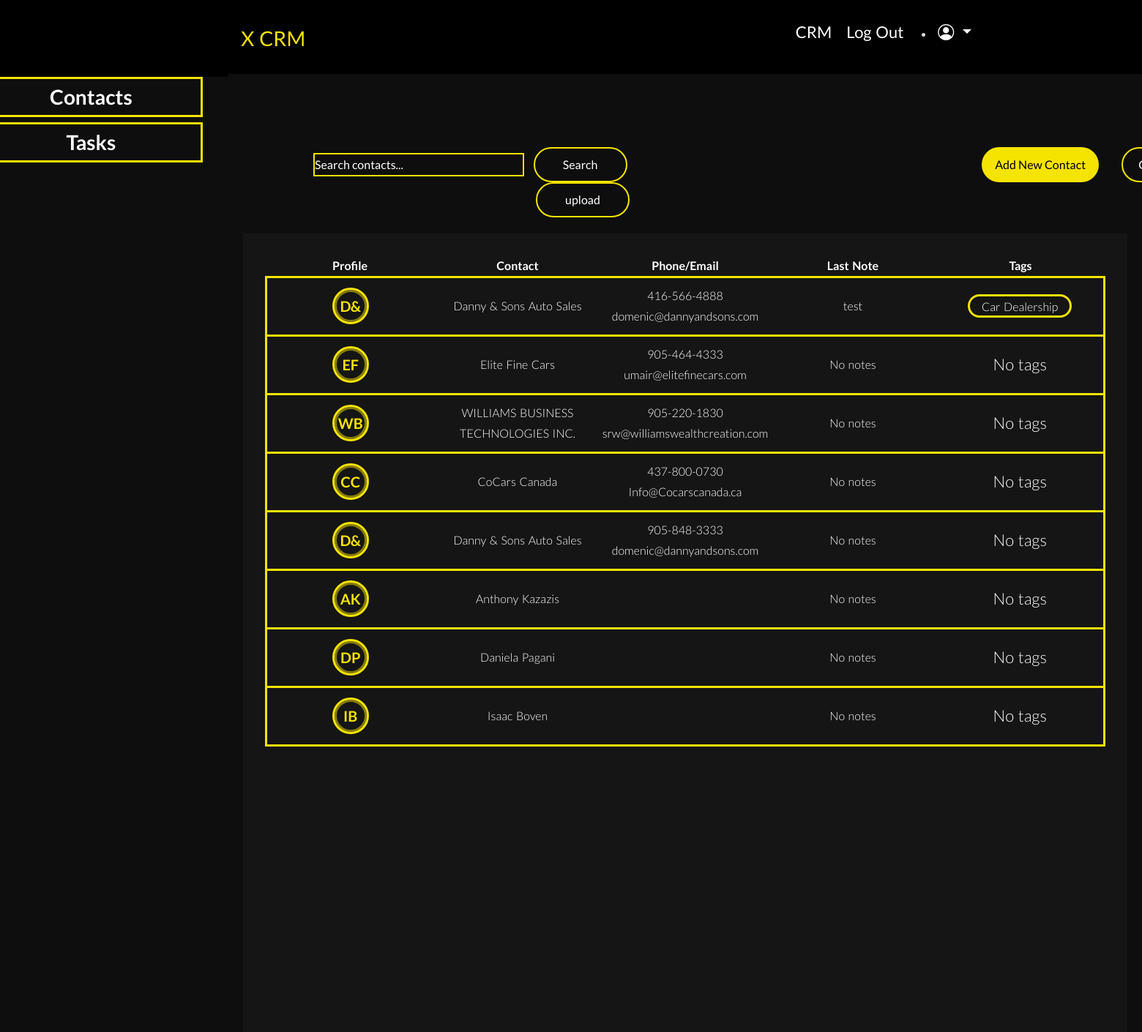
The app's page /CRM (signed in) with its own data.
### my_package/models.py (models this page shows)
class CRM(db.Model):
    __tablename__ = 'CRM'
    id = db.Column(db.Integer, primary_key=True)
    contactname = db.Column(db.String(10000))
    date = db.Column(db.DateTime(timezone=True), default=func.now())
    user_id = db.Column(db.Integer, db.ForeignKey('user.id'))
    Contact = db.Column(db.String(10000))
    PhoneEmail = db.Column(db.String(10000))
    tags = db.relationship('Tags', secondary=crm_tags, lazy='subquery', back_populates='contacts')
    notes = db.relationship('Note', backref='contact', lazy=True)
    user = db.relationship('User', back_populates='crm')
    contactlastname = db.Column(db.String(10000))
    contactbillingaddress = db.Column(db.String(10000))
    contactbillingaddresscity = db.Column(db.String(10000))
    contactbillingaddressstate = db.Column(db.String(10000))
    contactbillingaddresscountry = db.Column(db.String(10000))
    contactbillingaddresszip = db.Column(db.String(10000))
    leadstatus = db.Column(db.String(10000))
    contactemail = db.Column(db.String(10000))
    contactphone = db.Column(db.String(10000))
    contactcompany = db.Column(db.String(10000))
    organization_id = db.Column(db.Integer, db.ForeignKey('organization.id'))
    organization = db.relationship('Organization', back_populates='contacts')

class Note(db.Model):
    id = db.Column(db.Integer, primary_key=True)
    content = db.Column(db.String(10000))
    created_at = db.Column(db.DateTime(timezone=True), default=func.now())
    contact_id = db.Column(db.Integer, db.ForeignKey('CRM.id'))
    due_date = db.Column(db.DateTime(timezone=True), nullable=True)
    organization_id = db.Column(db.Integer, db.ForeignKey('organization.id'))
    organization = db.relationship('Organization', back_populates='notes')
    assigned_to = db.Column(db.Integer, db.ForeignKey('user.id'))

class Tags(db.Model):
    __tablename__ = 'Tags'
    id = db.Column(db.Integer, primary_key=True)
    name = db.Column(db.String(50), unique=True, nullable=False)
    contacts = db.relationship('CRM', secondary=crm_tags, lazy='subquery', back_populates='tags')

### app.py (the view, shortened to what this page needs)
@app.route('/CRM', methods=['GET', 'POST'])
@login_required
def crm():
    search_query = request.args.get('search', '').strip()
    page = request.args.get('page', 1, type=int)
    query = CRM.query.filter_by(organization_id=current_user.organization_id)
    contacts = (query
                .join(Note, isouter=True)  # Use outerjoin if you are using older SQLAlchemy
                .order_by(CRM.id, desc(Note.created_at))
                .paginate(page=page, per_page=10, error_out=False))
    latest_notes = {}
    for contact in contacts.items:
        if contact.notes:
            latest_notes[contact.id] = contact.notes[0].content
    next_url = url_for('crm', page=contacts.next_num, search=search_query) if contacts.has_next else None
    prev_url = url_for('crm', page=contacts.prev_num, search=search_query) if contacts.has_prev else None
    current_page = contacts.page
    total_pages = contacts.pages
    pages_to_show = 5
    pages = [page for page in range(current_page, min(current_page + pages_to_show, total_pages + 1))]
    print("Contacts to be rendered: ", contacts.items)
    print(f"Pages list before rendering: {pages}")
    return render_template('crm.html', contacts=contacts.items, latest_notes=latest_notes, next_url=next_url, prev_url=prev_url, pages=pages, total_pages=total_pages, user=current_user, current_page=current_page)

### app.py (called while the page is built)
@login_manager.user_loader
def load_user(id):
    return User.query.get(int(id))

### my_package/templates/crm.html (shortened to what this page needs)
{% extends 'layout.html' %} {% block content %}
<div class="crm-page">
    <div class="crm-menu">
        <div class="contacts-block">
            <a class="contacts-link" href="/CRM">
                <span class="contacts">Contacts</span>
            </a>
        </div>
        <div class="contacts-block">
            <a class="contacts-link" href="/upcoming_due_dates">
                <span class="contacts">Tasks</span>
            </a>
        </div>
    </div>
    <div class="crm-inner-page">
        <div class="crm-upper-static">
            <div class="crm-search-bar">
                <form action="/CRM" method="get" id="search-form">
                    <input type="text" name="search" id="search-input" placeholder="Search contacts..." value="{{ request.args.get('search', '') }}">
                    <button class="search-button" type="submit">Search</button>
                </form>
            </div>
            <a href="{{ url_for('new_contact') }}"><button class="add-new-contact-btn">Add New Contact</button></a>
            <form method="POST" enctype="multipart/form-data">
                <input class="upload-csv" type="file" name="csv" accept=".csv, .xlsx">
                <input class="upload" type="submit" value="upload">
            </form>
        </div>
        <div class="crm-contacts">
            <table class="contacts-section" id="contacts-table">
                <tr class="crm-header">
                    <th class="crm-header-item">Profile</th>
                    <th class="crm-header-item"> Contact</th>
                    <th class="crm-header-item">Phone/Email</th>
                    <th class="crm-header-item">Last Note</th>
                    <th class="crm-header-item">Tags</th>
                </tr>
                {% for contact in contacts %}
                    {% if contact.user.organization_id == current_user.organization_id %}
                    <tr class="crm-info-row" data-href="{{ url_for('contact_detail', id=contact.id) }}">
                        <td class="crm-info">
                        {% set initials = '' %}
                        {% if contact.Contact %}
                            {% set names = contact.Contact.split(' ') %}
                            {% set initials = names[0][0].upper() if names[0] else '' %}
                            {% set initials = initials + (names[1][0].upper() + names[2][0].upper() if names|length > 2 and names[1] else (names[1][0].upper() if names|length > 1 and names[1] else names[0][-1].upper())) %}
                        {% elif contact.contactcompany %}
                            {% set names = contact.contactcompany.split(' ') %}
                            {% set initials = names[0][0].upper() if names[0] else '' %}
                            {% set initials = initials + (names[1][0].upper())%}
                        {% elif contact.contactfirstname and contact.contactlastname %}
                            {% set initials = contact.contactfirstname[0].upper() + contact.contactlastname[0].upper() %}
                        {% elif contact.contactfirstname %}
                            {% set initials = contact.contactfirstname[0].upper() + contact.contactfirstname[-1].upper() %}
                        {% elif contact.contactlastname %}
                            {% set initials = contact.contactlastname[0].upper() + contact.contactlastname[-1].upper() %}
                        {% else %}
                            {% set initials = 'XX' %}
                        {% endif %}
                        <div class="center-div">
                            <a class='contact-link' href="{{ url_for('contact_detail', id=contact.id) }}">
                                <div class="profile-picture" data-initial="{{ initials }}"></div>
                            </a>
                        </div>
                    </td>
                    <td class="crm-info">
                        <a class='contact-link' href="{{ url_for('contact_detail', id=contact.id) }}">
                        {% if contact.contactfirstname and contact.contactlastname%}
                            {{ contact.contactfirstname }}
                        {% elif contact.contactcompany %}
                        {{ contact.contactcompany }}
                        {% else %}
                            {{ contact.Contact }}
                        {% endif %}
                        </a>
                    </td>
                    <td class="crm-info"><a class='contact-link' href="{{ url_for('contact_detail', id=contact.id) }}">{{ contact.contactphone }}<br>{{ contact.contactemail }}</a></td>
                    <td class="crm-info">
                        {{ latest_notes.get(contact.id, "No notes") }}
                    </td>
                    <td class="crm-info">
                        <ul class="tag-list">
                            {% for tag in contact.tags %}
                                <a class="tag-btn">{{ tag.name }}</a>
                            {% else %}
                                <p class="tag-btn-none">No tags</p>
                            {% endfor %}
                        </ul>
                    </td>
                    {% endif %}
                </tr>
                {% endfor %}
            </table>
        </div>
    </div>
</div>
{% endblock %}

### records on screen
CRM: contactcompany "Danny & Sons Auto Sales", contactphone "416-566-4888", contactemail "domenic@dannyandsons.com"
Note: get "test"
Tags: name "Car Dealership"
CRM: contactcompany "Elite Fine Cars", contactphone "905-464-4333", contactemail "umair@elitefinecars.com", get "No notes"
CRM: contactcompany "WILLIAMS BUSINESS TECHNOLOGIES INC.", contactphone "905-220-1830", contactemail "srw@williamswealthcreation.com", get "No notes"
CRM: contactcompany "CoCars Canada", contactphone "437-800-0730", contactemail "Info@Cocarscanada.ca", get "No notes"
CRM: contactcompany "Danny & Sons Auto Sales", contactphone "905-848-3333", contactemail "domenic@dannyandsons.com", get "No notes"
CRM: Contact "Anthony Kazazis", get "No notes"
CRM: Contact "Daniela Pagani", get "No notes"
CRM: Contact "Isaac Boven", get "No notes"
